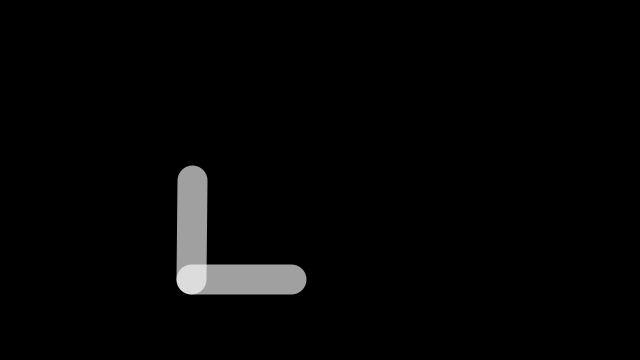
Frame 1 (no input)
Frame 60 (the mouse pressed at the canvas centre just before this capture): identical to frame 1, image omitted
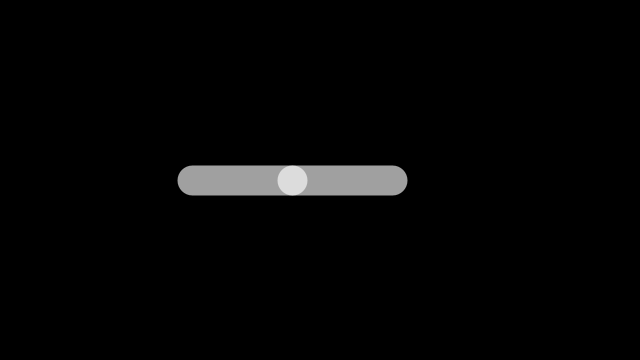
Frame 120 (the mouse held since frame 60 and released just before this capture)

The Processing sketch that drew these frames (run headless with seeded random() and noise(); from frame 60 on, the mouse is pressed at the canvas centre):

// Processing sketch: arm_pde
// ── arm_pde.pde
float x, y;
float angle1 = 0.0;
float angle2 = 0.0;
float segLength = 100;

void setup() {
  size(640, 360);
  strokeWeight(30);
  stroke(255, 160);
  
  x = width * 0.3;
  y = height * 0.5;
}

void draw() {
  background(0);
  
  angle1 = (mouseX/float(width) - 0.5) * -PI;
  angle2 = (mouseY/float(height) - 0.5) * PI;
  
  pushMatrix();
  segment(x, y, angle1); 
  segment(segLength, 0, angle2);
  popMatrix();
}

void segment(float x, float y, float a) {
  translate(x, y);
  rotate(a);
  line(0, 0, segLength, 0);
}
